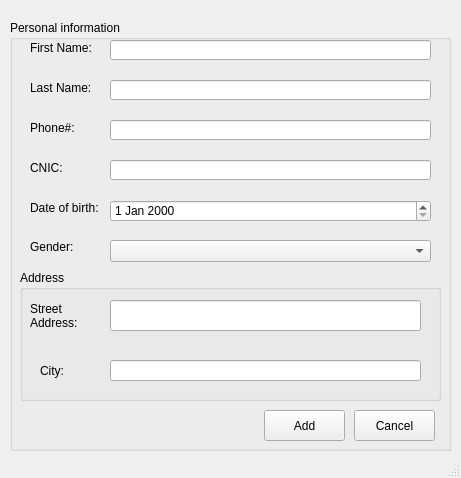
<?xml version="1.0" encoding="UTF-8"?>
<ui version="4.0">
 <class>MainWindow</class>
 <widget class="QMainWindow" name="MainWindow">
  <property name="windowModality">
   <enum>Qt::ApplicationModal</enum>
  </property>
  <property name="geometry">
   <rect>
    <x>0</x>
    <y>0</y>
    <width>461</width>
    <height>478</height>
   </rect>
  </property>
  <property name="windowTitle">
   <string>MainWindow</string>
  </property>
  <widget class="QWidget" name="centralwidget">
   <widget class="QGroupBox" name="groupBox">
    <property name="geometry">
     <rect>
      <x>10</x>
      <y>20</y>
      <width>441</width>
      <height>431</height>
     </rect>
    </property>
    <property name="title">
     <string>Personal information</string>
    </property>
    <widget class="QLabel" name="label">
     <property name="geometry">
      <rect>
       <x>20</x>
       <y>60</y>
       <width>81</width>
       <height>16</height>
      </rect>
     </property>
     <property name="text">
      <string>Last Name:</string>
     </property>
    </widget>
    <widget class="QLabel" name="label_2">
     <property name="geometry">
      <rect>
       <x>20</x>
       <y>20</y>
       <width>61</width>
       <height>16</height>
      </rect>
     </property>
     <property name="text">
      <string>First Name:</string>
     </property>
    </widget>
    <widget class="QLabel" name="label_3">
     <property name="geometry">
      <rect>
       <x>20</x>
       <y>140</y>
       <width>71</width>
       <height>16</height>
      </rect>
     </property>
     <property name="text">
      <string>CNIC:</string>
     </property>
    </widget>
    <widget class="QLineEdit" name="lineFirstName">
     <property name="geometry">
      <rect>
       <x>100</x>
       <y>20</y>
       <width>321</width>
       <height>20</height>
      </rect>
     </property>
     <property name="readOnly">
      <bool>false</bool>
     </property>
    </widget>
    <widget class="QDateEdit" name="date">
     <property name="geometry">
      <rect>
       <x>100</x>
       <y>180</y>
       <width>321</width>
       <height>22</height>
      </rect>
     </property>
    </widget>
    <widget class="QLabel" name="label_4">
     <property name="geometry">
      <rect>
       <x>20</x>
       <y>180</y>
       <width>71</width>
       <height>16</height>
      </rect>
     </property>
     <property name="text">
      <string>Date of birth:</string>
     </property>
    </widget>
    <widget class="QLabel" name="label_5">
     <property name="geometry">
      <rect>
       <x>20</x>
       <y>220</y>
       <width>47</width>
       <height>13</height>
      </rect>
     </property>
     <property name="text">
      <string>Gender:</string>
     </property>
    </widget>
    <widget class="QComboBox" name="comboGender">
     <property name="geometry">
      <rect>
       <x>100</x>
       <y>220</y>
       <width>321</width>
       <height>22</height>
      </rect>
     </property>
    </widget>
    <widget class="QLabel" name="label_7">
     <property name="geometry">
      <rect>
       <x>20</x>
       <y>100</y>
       <width>81</width>
       <height>16</height>
      </rect>
     </property>
     <property name="text">
      <string>Phone#: </string>
     </property>
    </widget>
    <widget class="QPushButton" name="pushAdd">
     <property name="geometry">
      <rect>
       <x>254</x>
       <y>390</y>
       <width>81</width>
       <height>31</height>
      </rect>
     </property>
     <property name="text">
      <string>Add</string>
     </property>
    </widget>
    <widget class="QPushButton" name="pushCancel">
     <property name="geometry">
      <rect>
       <x>344</x>
       <y>390</y>
       <width>81</width>
       <height>31</height>
      </rect>
     </property>
     <property name="text">
      <string>Cancel</string>
     </property>
    </widget>
    <widget class="QLineEdit" name="lineLastName">
     <property name="geometry">
      <rect>
       <x>100</x>
       <y>60</y>
       <width>321</width>
       <height>20</height>
      </rect>
     </property>
     <property name="readOnly">
      <bool>false</bool>
     </property>
    </widget>
    <widget class="QLineEdit" name="linePhone">
     <property name="geometry">
      <rect>
       <x>100</x>
       <y>100</y>
       <width>321</width>
       <height>20</height>
      </rect>
     </property>
    </widget>
    <widget class="QGroupBox" name="groupBox_2">
     <property name="geometry">
      <rect>
       <x>10</x>
       <y>250</y>
       <width>421</width>
       <height>131</height>
      </rect>
     </property>
     <property name="title">
      <string>Address</string>
     </property>
     <widget class="QLabel" name="label_8">
      <property name="geometry">
       <rect>
        <x>10</x>
        <y>30</y>
        <width>81</width>
        <height>31</height>
       </rect>
      </property>
      <property name="text">
       <string>Street
Address:</string>
      </property>
     </widget>
     <widget class="QLabel" name="label_9">
      <property name="geometry">
       <rect>
        <x>20</x>
        <y>90</y>
        <width>81</width>
        <height>21</height>
       </rect>
      </property>
      <property name="text">
       <string>City:</string>
      </property>
     </widget>
     <widget class="QLineEdit" name="lineStreet">
      <property name="geometry">
       <rect>
        <x>90</x>
        <y>30</y>
        <width>311</width>
        <height>31</height>
       </rect>
      </property>
     </widget>
     <widget class="QLineEdit" name="lineCity">
      <property name="geometry">
       <rect>
        <x>90</x>
        <y>90</y>
        <width>311</width>
        <height>21</height>
       </rect>
      </property>
     </widget>
    </widget>
    <widget class="QLineEdit" name="lineCNIC">
     <property name="geometry">
      <rect>
       <x>100</x>
       <y>140</y>
       <width>321</width>
       <height>20</height>
      </rect>
     </property>
    </widget>
   </widget>
  </widget>
  <widget class="QStatusBar" name="statusbar"/>
 </widget>
 <resources/>
 <connections/>
</ui>
